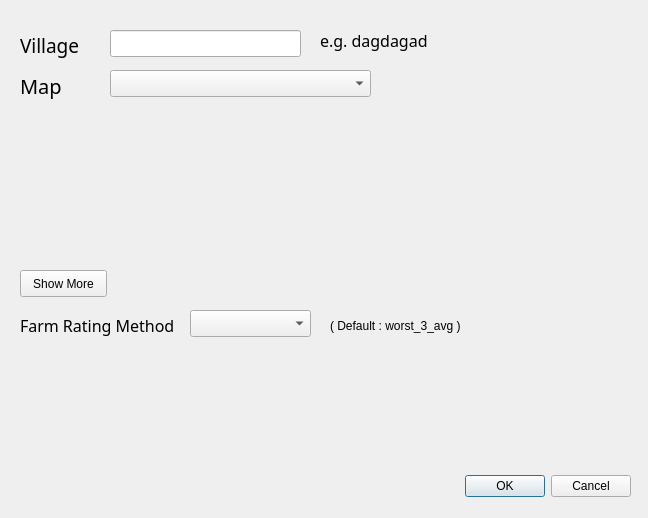
<?xml version="1.0" encoding="UTF-8"?>
<ui version="4.0">
 <class>mover3DialogBase</class>
 <widget class="QDialog" name="mover3DialogBase">
  <property name="geometry">
   <rect>
    <x>0</x>
    <y>0</y>
    <width>648</width>
    <height>518</height>
   </rect>
  </property>
  <property name="windowTitle">
   <string>mover3</string>
  </property>
  <widget class="QDialogButtonBox" name="ok_button">
   <property name="geometry">
    <rect>
     <x>290</x>
     <y>470</y>
     <width>341</width>
     <height>32</height>
    </rect>
   </property>
   <property name="orientation">
    <enum>Qt::Horizontal</enum>
   </property>
   <property name="standardButtons">
    <set>QDialogButtonBox::Cancel|QDialogButtonBox::Ok</set>
   </property>
  </widget>
  <widget class="QLabel" name="label_2">
   <property name="geometry">
    <rect>
     <x>20</x>
     <y>70</y>
     <width>81</width>
     <height>31</height>
    </rect>
   </property>
   <property name="font">
    <font>
     <family>Droid Sans Fallback</family>
     <pointsize>15</pointsize>
    </font>
   </property>
   <property name="text">
    <string>Map</string>
   </property>
  </widget>
  <widget class="QComboBox" name="mapCombo">
   <property name="geometry">
    <rect>
     <x>110</x>
     <y>70</y>
     <width>261</width>
     <height>27</height>
    </rect>
   </property>
  </widget>
  <widget class="QLabel" name="defaultLabel">
   <property name="geometry">
    <rect>
     <x>330</x>
     <y>310</y>
     <width>281</width>
     <height>31</height>
    </rect>
   </property>
   <property name="text">
    <string>( Default : worst_3_avg )</string>
   </property>
  </widget>
  <widget class="QPushButton" name="showButton">
   <property name="geometry">
    <rect>
     <x>20</x>
     <y>270</y>
     <width>87</width>
     <height>27</height>
    </rect>
   </property>
   <property name="text">
    <string>Show More</string>
   </property>
  </widget>
  <widget class="QComboBox" name="ratingCombo">
   <property name="geometry">
    <rect>
     <x>190</x>
     <y>310</y>
     <width>121</width>
     <height>27</height>
    </rect>
   </property>
  </widget>
  <widget class="QLineEdit" name="village_in">
   <property name="geometry">
    <rect>
     <x>110</x>
     <y>30</y>
     <width>191</width>
     <height>27</height>
    </rect>
   </property>
  </widget>
  <widget class="QLabel" name="villageLabel">
   <property name="geometry">
    <rect>
     <x>20</x>
     <y>30</y>
     <width>81</width>
     <height>31</height>
    </rect>
   </property>
   <property name="font">
    <font>
     <family>Droid Sans Fallback</family>
     <pointsize>14</pointsize>
    </font>
   </property>
   <property name="text">
    <string>Village</string>
   </property>
  </widget>
  <widget class="QLabel" name="ratingLabel">
   <property name="geometry">
    <rect>
     <x>20</x>
     <y>310</y>
     <width>171</width>
     <height>31</height>
    </rect>
   </property>
   <property name="font">
    <font>
     <family>Droid Sans Fallback</family>
     <pointsize>12</pointsize>
    </font>
   </property>
   <property name="text">
    <string>Farm Rating Method</string>
   </property>
  </widget>
  <widget class="QLabel" name="label">
   <property name="geometry">
    <rect>
     <x>320</x>
     <y>30</y>
     <width>131</width>
     <height>21</height>
    </rect>
   </property>
   <property name="font">
    <font>
     <family>Droid Sans Fallback</family>
     <pointsize>12</pointsize>
    </font>
   </property>
   <property name="text">
    <string>e.g. dagdagad</string>
   </property>
  </widget>
 </widget>
 <resources/>
 <connections>
  <connection>
   <sender>ok_button</sender>
   <signal>accepted()</signal>
   <receiver>mover3DialogBase</receiver>
   <slot>accept()</slot>
   <hints>
    <hint type="sourcelabel">
     <x>20</x>
     <y>20</y>
    </hint>
    <hint type="destinationlabel">
     <x>20</x>
     <y>20</y>
    </hint>
   </hints>
  </connection>
  <connection>
   <sender>ok_button</sender>
   <signal>rejected()</signal>
   <receiver>mover3DialogBase</receiver>
   <slot>reject()</slot>
   <hints>
    <hint type="sourcelabel">
     <x>20</x>
     <y>20</y>
    </hint>
    <hint type="destinationlabel">
     <x>20</x>
     <y>20</y>
    </hint>
   </hints>
  </connection>
 </connections>
</ui>
